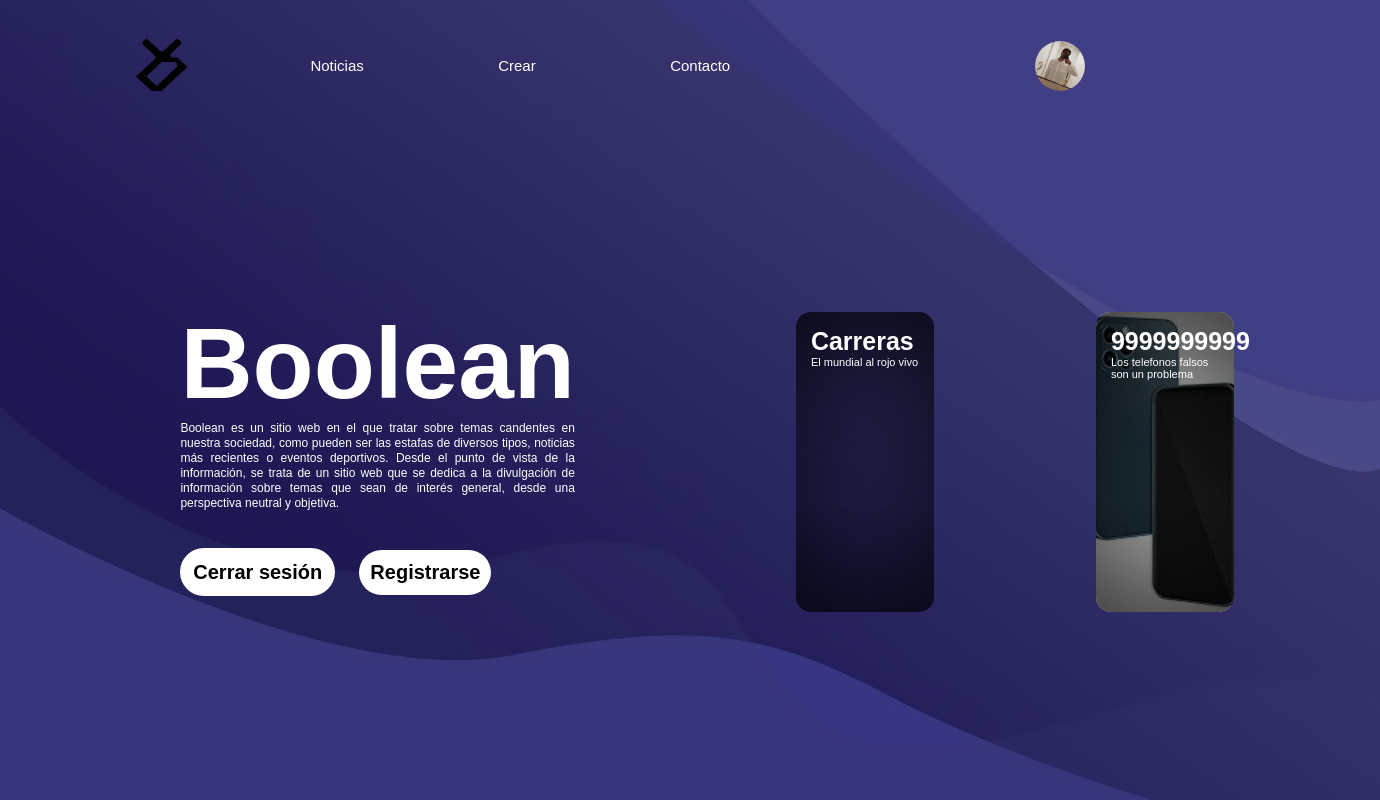
The page /Usuario/index.php (signed in) on the database its author committed.
### tables this page shows
CREATE TABLE `usuario` (
  `id_usuario` int(11) NOT NULL,
  `nombre` varchar(20) NOT NULL,
  `apellidos` varchar(20) NOT NULL,
  `email` varchar(50) NOT NULL,
  `contraseña` varchar(160) NOT NULL,
  `foto` varchar(100) NOT NULL,
  `estado` varchar(10) DEFAULT NULL,
  `ban` varchar(3) NOT NULL
);

CREATE TABLE `noticia` (
  `id` int(11) NOT NULL,
  `id_user` int(11) NOT NULL,
  `titulo` varchar(30) NOT NULL,
  `descripcion` varchar(500) NOT NULL,
  `contenido` text NOT NULL,
  `imagen` varchar(200) NOT NULL
);

### Usuario/index.php (the view, shortened to what this page needs)
<?php
require("../Datos/conexion.php");
$email = '';
if (isset($_SESSION['email'])) {
    $email = $_SESSION['email'];
    $sql_user = "SELECT * FROM usuario WHERE email = '$email'";
    $resultado_user = mysqli_query($conexion, $sql_user) or die(mysqli_error($conexion));
    $row_user = mysqli_fetch_array($resultado_user);
} else {
    $email = '';
    $psw = '';
    $row_user['estado'] = '';
}
$sql = "SELECT * FROM noticia INNER JOIN usuario ON id_usuario = id_user AND ban = 'No' ORDER BY id DESC LIMIT 2";
$resultado = mysqli_query($conexion, $sql);
?>
<html>
<head>
    <link rel="stylesheet" type="text/css" href="estilos.css" title="style" />
</head>
<body>
    <div class="contenedor">
        <div id="nav-row">
            <div class="navegacion">
                <a href="./index.php"><img src="./imagenes/LogoDani-02.png" class="logo" /></a>
                <nav>
                    <ul>
                        <li class="barra" id="barra1">
                            <a href="./noticias.php" class="decBarra">Noticias</a>
                        </li>
                        <li class="barra" id="barra2">
                            <a href="./crearNoticia.php" class="decBarra">Crear</a>
                        </li>
                        <li class="barra" id="barra3">
                            <a href="./contacto.php" class="decBarra">Contacto</a>
                        </li>
                    </ul>
                </nav>
            </div>
            <div class="identificacion">
                <?php if ($email != '') { ?>
                    <a href = "./perfil.php"><img src="./imagenes/<?php echo $row_user['foto']; ?>" id="imgId" heigth = "50px" width = "50px"/></a>
                <?php } ?>
            </div>
        </div>
        <main>
            <div class="columna">
                <h1 id="boolean">Boolean</h1>
                <p id="parrafo1">
                    Boolean es un sitio web en el que tratar sobre temas candentes en nuestra sociedad,
                    como pueden ser las estafas de diversos tipos, noticias más recientes o eventos deportivos. Desde el punto de vista de la
                    información, se trata de un sitio web que se dedica a la divulgación de información
                    sobre temas que sean de interés general, desde una perspectiva neutral y objetiva.
                </p>
                <br><br>
                <div id="botones">
                    <div class="btnLogin">
                        <?php if ($email != '') { ?>
                            <a href="../Logica/controladorCerrar.php" class="boton">Cerrar sesión</a>
                        <?php } else { ?>
                            <a href="./login.php" class="boton">Iniciar sesión</a>
                        <?php } ?>
                    </div>
                    <div class="btnReg">
                        <a href="./registro.php" class="boton">Registrarse</a>
                    </div>
                </div>
            </div>
            <div class="columna" id="noticias">
                <div class="arreglo">
                    <?php
                    if ($resultado) {
                        while ($fila = mysqli_fetch_array($resultado)) {
                    ?>
                            <a href="./articulo.php?id=<?php echo $fila['id'] ?>">
                                <div class="wrapper" style="background-image: url('Resources/Noticias/<?php echo ($fila['titulo']) ?>/<?php echo ($fila['imagen']) ?>')">
                                    <h5><?php echo ($fila['titulo']) ?></h5>
                                    <p>
                                        <?php echo ($fila['descripcion']) ?>
                                    </p>
                                </div>
                            </a>
                    <?php
                        }
                    }
                    ?>
                </div>
            </div>
    </div>
</body>
</html>

### Usuario/estilos.css (style rules this page uses)
* { padding: 0; margin: 0; font-family: Tahoma, sans-serif; background-repeat: no-repeat; }
.navegacion { display: flex; align-items: center; }
nav { flex: 1; text-align: right; color: white; }
nav ul li { list-style: none; margin-left: 70px; display: inline-block; }
.logo { width: 100px; cursor: pointer; }
.barra { border-radius: 10px; padding: 30px; }
#nav-row { display: flex; flex-direction: row; justify-content: space-around; align-items: center; }
.identificacion { margin-left: 195px; display: flex; flex-direction: row; justify-content: flex-end; align-items: center; width: 130px; height: 50px; }
.decBarra { text-decoration: none; color: white; font-size: 15px; }
.contenedor { width: 100%; background-image: url(./imagenes/website-background-image-size-psd-vector-photo_waifu2x_art_noise3_scale_tta_1.png); display: flex; flex-direction: row; flex-flow: wrap; background-size: cover; background-position: center; padding-left: 8%; padding-right: 8%; box-sizing: border-box; }
#botones { display: flex; flex-direction: row; align-items: center; height: 50px; }
.btnReg { margin-left: 50px; }
.boton { width: 100%; padding: 10%; background-color: rgb(255, 255, 255); border-radius: 30px; border: none; color: rgb(0, 0, 0); font-size: 20px; font-weight: bold; cursor: pointer; text-decoration: none; display: flex; flex-direction: row; }
main { display: flex; flex: 1; justify-content: flex-end; align-items: center; height: 80%; }
.arreglo { display: flex; flex-direction: row; flex-flow: wrap; justify-content: space-around; align-items: center; width: 600px; height: 300px; }
#noticias { display: flex; flex-direction: column; align-items: center; justify-content: center; width: 100%; flex: 1; flex-basis: 60%; flex-direction: row; flex-flow: wrap; margin: 60px; padding: 10px; }
.columna { flex: 1; flex-basis: 50%; margin: 60px; padding: 10px; }
#boolean { color: rgb(255, 255, 255); font-size: 100px; }
#parrafo1 { color: white; text-align: justify; font-size: 12px; line-height: 15px; }
.wrapper { display: inline-block; cursor: pointer; font-size: 0.8vw; width: 10vw; height: 300px; border-radius: 15px; padding: 15px; box-sizing: border-box; margin: 10px 15px; box-shadow: inset 0 0 150px 2px rgb(0, 0, 0); background-position: center center; background-size: cover; background-repeat: no-repeat; transition: 0.5s; animation-duration: 2s; animation-iteration-count: infinite; transform-origin: bottom; }
h5 { font-size: 25px; color: white; }
.wrapper p { color: white; }
body { background-color: rgb(250, 243, 243); }
body { display: flex; justify-content: center; }
h1 { color: rgb(255, 255, 255); font-size: 40px; }
body { background-image: url(./imagenes/website-background-image-size-psd-vector-photo_waifu2x_art_noise3_scale_tta_1.png); }
#imgId { border-radius: 100% }

### rows shown on the page
usuario: foto (picture)
noticia: titulo "Carreras", descripcion "El mundial al rojo vivo"
noticia: titulo "9999999999", descripcion "Los telefonos falsos son un problema"
